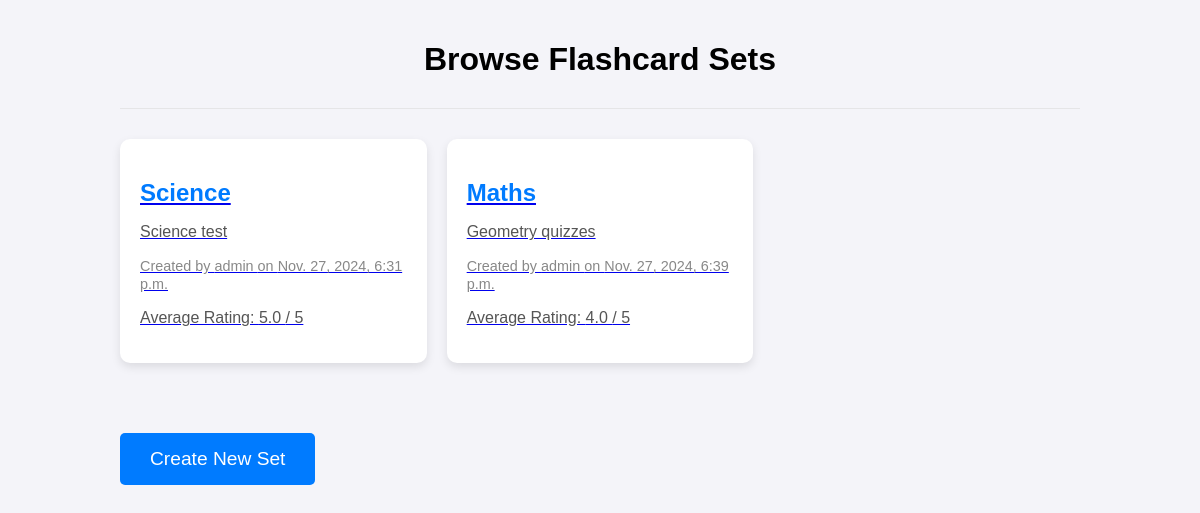
The page / on the database its author committed.
### flashcards/models.py (models this page shows, shortened)
class FlashcardSet(models.Model):
    user = models.ForeignKey(User, on_delete=models.CASCADE)
    title = models.CharField(max_length=200)
    description = models.TextField(blank=True)
    created_at = models.DateTimeField(auto_now_add=True)
    def average_rating(self):
        ratings = self.ratings.all()
        if ratings:
            return sum([rating.stars for rating in ratings]) / len(ratings)
        return None  # If there are no ratings, return None or 0

class Rating(models.Model):
    set = models.ForeignKey(FlashcardSet, related_name="ratings", on_delete=models.CASCADE)
    user = models.ForeignKey(User, on_delete=models.CASCADE)
    stars = models.IntegerField(choices=[(i, i) for i in range(1, 6)])
    comment = models.TextField(blank=True)
    created_at = models.DateTimeField(auto_now_add=True)
    class Meta:
        unique_together = ('set', 'user')

### flashcards/views.py (the view)
# urls.py: path('', views.list_flashcard_sets, name='list_flashcard_sets'),
def list_flashcard_sets(request):
    sets = FlashcardSet.objects.all()
    return render(request, 'flashcards/list.html', {'sets': sets})

### flashcards/templates/flashcards/list.html (shortened to what this page needs)
<!DOCTYPE html>
<html lang="en">
<head>
    {% load static %}
    <link rel="stylesheet" href="{% static 'css/style.css' %}">
</head>
<body>
    <div class="container">
        <h1>Browse Flashcard Sets</h1>
        <hr>
        <div class="flashcard-sets">
            {% for set in sets %}
                <div class="flashcard-set">
                    <a href="{% url 'study_flashcard_set' set.id %}">
                        <h2>{{ set.title }}</h2>
                        <p>{{ set.description }}</p>
                        <p><small>Created by {{ set.user.username }} on {{ set.created_at }}</small></p>
                        {% if set.average_rating %}
                            <p>Average Rating: {{ set.average_rating|floatformat:1 }} / 5</p>
                        {% else %}
                            <p>No reviews yet.</p>
                        {% endif %}
                    </a>
                </div>
            {% endfor %}
        </div>
        <a href="{% url 'create_flashcard_set' %}" class="create-set-button">Create New Set</a>
    </div>
</body>
</html>

### flashcards/static/css/style.css (style rules this page uses)
body { font-family: Arial, sans-serif; background-color: #f4f4f9; margin: 0; padding: 0; }
.container { width: 80%; margin: 0 auto; padding: 20px; }
.flashcard-sets { display: grid; grid-template-columns: repeat(auto-fill, minmax(250px, 1fr)); gap: 20px; margin-bottom: 40px; }
.flashcard-set { background-color: #ffffff; border-radius: 10px; box-shadow: 0px 4px 10px rgba(0, 0, 0, 0.1); padding: 20px; transition: transform 0.3s ease, box-shadow 0.3s ease; cursor: pointer; }
.flashcard-set h2 { font-size: 1.5em; color: #007bff; margin-bottom: 10px; }
.flashcard-set p { font-size: 1em; color: #555; }
.flashcard-set small { font-size: 0.9em; color: #888; }
.create-set-button { display: inline-block; padding: 15px 30px; background-color: #007bff; color: white; font-size: 1.2em; border-radius: 5px; text-align: center; text-decoration: none; margin-top: 30px; transition: background-color 0.3s ease; }
h1 { text-align: center; margin-bottom: 30px; }
hr { border: 0; height: 1px; background-color: #ddd; margin: 30px 0; width: 100%; opacity: 0.6; }

### rows shown on the page
FlashcardSet: title "Science", description "Science test", user.username "admin", created_at "Nov. 27, 2024, 6:31 p.m.", average_rating "5.0"
FlashcardSet: title "Maths", description "Geometry quizzes", user.username "admin", created_at "Nov. 27, 2024, 6:39 p.m.", average_rating "4.0"
